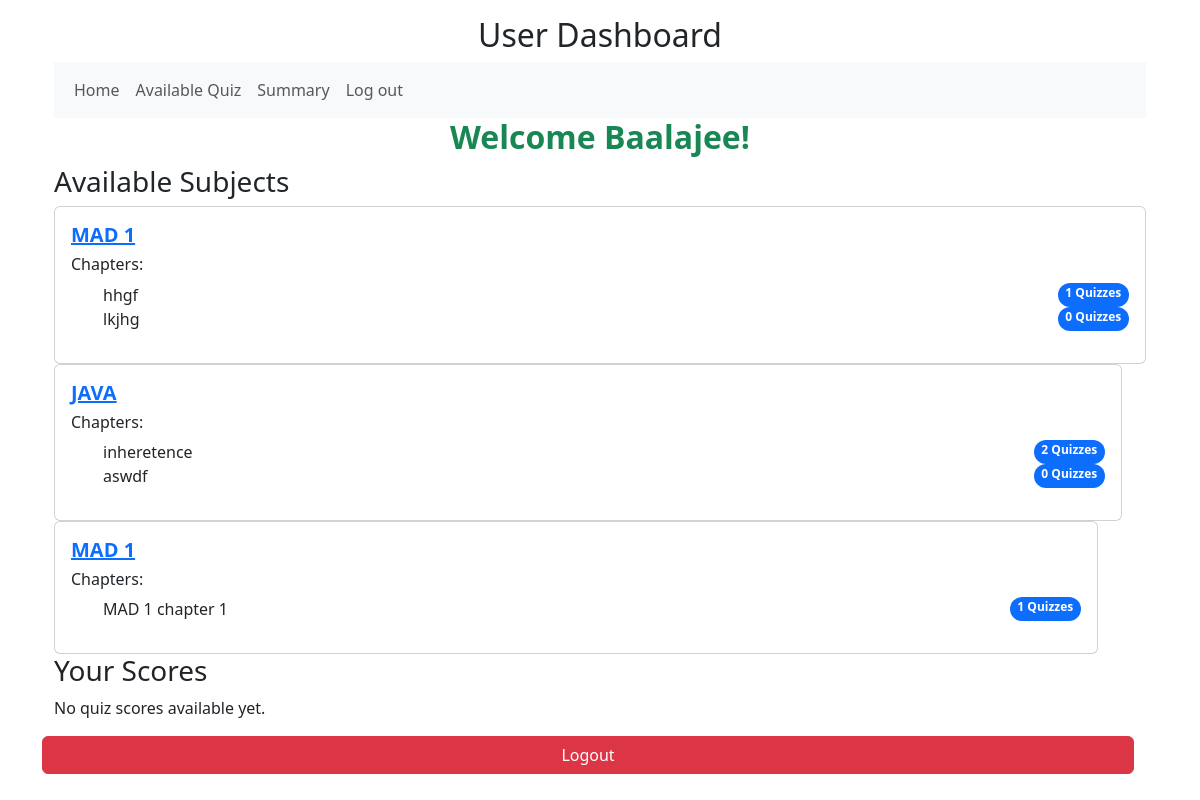
The app's page /user/dashboard (signed in), older data.
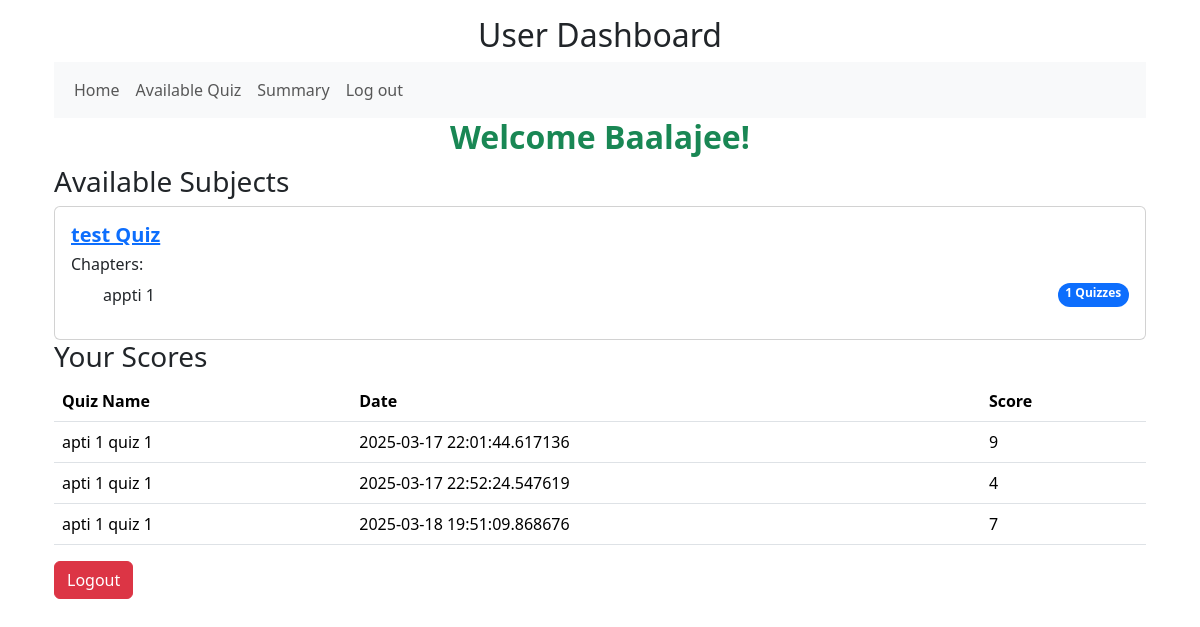
The same page, newer data.
### models/models.py (models this page shows)
class Subject(db.Model):
    __tablename__ = "subjects"
    id = db.Column(db.Integer, primary_key=True, autoincrement=True)
    name = db.Column(db.String(50), nullable=False,unique=True)
    description = db.Column(db.Text)
    remarks = db.Column(db.Text)
    chapters = db.relationship('Chapter', back_populates='subject',cascade="all, delete-orphan")

class Chapter(db.Model):
    __tablename__ = "chapters"
    id = db.Column(db.Integer, primary_key=True, autoincrement=True)
    subject_id = db.Column(db.Integer, db.ForeignKey('subjects.id'), nullable=False)
    name = db.Column(db.String(50), nullable=False)
    description = db.Column(db.Text)
    remarks = db.Column(db.Text)
    subject = db.relationship('Subject', back_populates='chapters')
    quizzes = db.relationship('Quiz', back_populates='chapter',cascade="all, delete-orphan")

class Score(db.Model):
    __tablename__ = "scores"
    id = db.Column(db.Integer, primary_key=True, autoincrement=True)
    quiz_id = db.Column(db.Integer, db.ForeignKey('quizzes.id'), nullable=False)
    user_id = db.Column(db.Integer, db.ForeignKey('users.id'), nullable=False)
    timestamp = db.Column(db.DateTime, default=datetime.utcnow)
    total_score = db.Column(db.Integer, nullable=False)
    quiz = db.relationship('Quiz', back_populates='scores')
    user = db.relationship('User', back_populates='scores')

class Quiz(db.Model):
    __tablename__ = "quizzes"
    id = db.Column(db.Integer, primary_key=True, autoincrement=True)
    chapter_id = db.Column(db.Integer, db.ForeignKey('chapters.id'), nullable=False)
    name = db.Column(db.String(50), nullable=False)
    description = db.Column(db.Text)
    remarks = db.Column(db.Text)
    date_of_quiz = db.Column(db.Date)
    chapter = db.relationship('Chapter', back_populates='quizzes')
    questions = db.relationship('Question', back_populates='quiz',cascade="all, delete-orphan")
    scores = db.relationship('Score', back_populates='quiz',cascade="all, delete-orphan")

### controllers/controllers.py (the view)
@controllers.route('/user/dashboard')
def user_dashboard():
    if not check_role('user'):
        flash('Access denied.You must be logged in as a user')
        return redirect(url_for('controllers.login'))
    subjects=Subject.query.all()
    user_id = session.get('user_id')
    user = User.query.get(user_id)
    scores = Score.query.filter_by(user_id=user_id).all()
    return render_template('user_dashboard.html', subjects=subjects, scores=scores, user=user)

### controllers/controllers.py (called while the page is built)
def check_role(role):
    if 'user_id' in session and session['role']==role:
        return True
    return False

### templates/user_dashboard.html
{% extends 'layout.html' %}
{% block body %}
    <div class="container">
        <h2 class="text-center">User Dashboard</h2>
        <nav class="navbar navbar-expand-sm bg-light">
            <div class="container-fluid">
                <ul class="navbar-nav">
                    <li class="nav-item">
                        <a class="nav-link" href="{{url_for('controllers.user_dashboard')}}">Home</a>
                    </li>
                    <li>
                        <a class="nav-link" href ="{{url_for('controllers.available_quizzes')}}">Available Quiz</a>
                    </li>
                    <li>
                        <a class="nav-link" href ="{{url_for('controllers.summary_show')}}">Summary</a>
                    </li>
                    <li>
                        <a class="nav-link" href ="{{url_for('controllers.logout')}}">Log out</a>
                    </li>
                </ul>
            </div>
        </nav>
        <h2 class="text-center text-success fw-bold"> Welcome {{user.username}}!</h2>
        <div clas="container-fluid">
        <h3>Available Subjects</h3>
        {% for subject in subjects %}
        <div class="row">
            <div clas="col-sm">
                <div class="card">
                    <div class="card-body">
                        <h5 class="card-title">
                            <a class="fw-bold" href="{{url_for('controllers.user_subject_show',subject_id=subject.id)}}">{{subject.name}}</a>
                        </h5>
                        <h6>Chapters:</h6>
                        <ul list="list-group">
                            {% for chapter in subject.chapters %}
                            <li class="list-group-item d-flex justify-content-between algin-items-center">
                                {{chapter.name}}
                                <span class="badge bg-primary rounded-pill">{{chapter.quizzes|length}} Quizzes</span>
                            </li>
                            {% endfor %}
                        </ul>
             </div>
                </div>
            </div>
            {% endfor %}
        </div>
        <h3>Your Scores</h3>
        {% if scores %}
            <table class="table">
                <thead>
                    <tr>
                        <th>Quiz Name</th>
                        <th>Date</th>
                        <th>Score</th>
                    </tr>
                </thead>
                <tbody>
                    {% for score in scores %}
                        <tr>
                            <td>{{ score.quiz.name }}</td>
                            <td>{{ score.timestamp }}</td>
                            <td>{{ score.total_score }}</td>
                        </tr>
                    {% endfor %}
                </tbody>
            </table>
        {% else %}
            <p>No quiz scores available yet.</p>
        {% endif %}
    <a href="{{ url_for('controllers.logout') }}" class="btn btn-danger">Logout</a>
</div>
{% endblock %}

Row changes from the older to the newer data that the page shows:
removed Subject: name "MAD 1"
removed Chapter: name "hhgf", quizzes|length "1", shown under "MAD 1"
removed Chapter: name "lkjhg", quizzes|length "0", shown under "MAD 1"
removed Subject: name "JAVA"
removed Chapter: name "inheretence", quizzes|length "2", shown under "JAVA"
removed Chapter: name "aswdf", quizzes|length "0", shown under "JAVA"
removed Subject: name "MAD 1"
removed Chapter: name "MAD 1 chapter 1", quizzes|length "1", shown under "MAD 1"
added Subject: name "test Quiz"
added Chapter: name "appti 1", quizzes|length "1", shown under "test Quiz"
added Score: quiz.name "apti 1 quiz 1", timestamp "2025-03-17 22:01:44.617136", total_score "9"
added Score: quiz.name "apti 1 quiz 1", timestamp "2025-03-17 22:52:24.547619", total_score "4"
added Score: quiz.name "apti 1 quiz 1", timestamp "2025-03-18 19:51:09.868676", total_score "7"
Text that changed along with them:
text no longer shown: "No quiz scores available yet."
text now shown: "Quiz Name Date Score"
